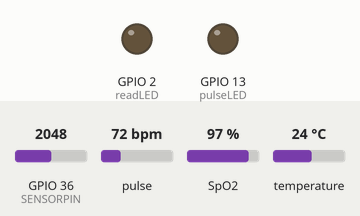
This sketch was run on a simulated ESP32. On the bench: output pins drawn as LEDs (lit = HIGH). The test bench sets the inputs (shaded band); at power-on: GPIO 36 (SENSORPIN) = 2048, pulse 72 bpm, SpO2 97 %, temperature 24 °C. WiFi joins after 1.5 s; servers stay silent unless stated; network time is answered at once with the bench clock; the local clock reads 2024-03-15 10:24:30 at power-on unless the sketch sets it; no MQTT or app messages arrive unless stated; what the sketch prints to the serial monitor is not drawn.

Above: at 1.85 s.
Timing chart, 0 to 4.8 s (numbered marks = the images above):
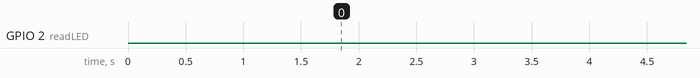

Measured:
- by itself, everything shown: repeats every 52.0 s, in 52 steps

The sketch:

Finalcode.ino
```cpp
#define BLYNK_TEMPLATE_ID "TMPL349H91dSS"
#define BLYNK_TEMPLATE_NAME "Shiven Sisodia"
#define BLYNK_AUTH_TOKEN "Tic_nyd0OmtLl2oqXewLNa_xhpny19GV"

#include <Wire.h>
#include "MAX30105.h"
#include "spo2_algorithm.h"
#include "heartRate.h"
#include <WiFi.h>
#include <WiFiUdp.h>
#include <PubSubClient.h>
#include <NTPClient.h>
#include <BlynkSimpleEsp32.h>

#define WIFISSID "Shiven14" // Enter WifiSSID here
#define PASSWORD "14080311" // Enter password here
#define TOKEN "BBUS-TwiCNQl9hpRmoX5a4KA9WXhQ0tKqd2" // Ubidots' TOKEN
#define MQTT_CLIENT_NAME "shivenpreet" // MQTT client Name
#define VARIABLE_LABEL "ecg" // ubidots variable label
#define DEVICE_LABEL "ecg-monitoring" // ubidots device label
#define SENSORPIN A0 // Set the A0 as SENSORPIN

char mqttBroker[]  = "industrial.api.ubidots.com";
char payload[10000];
char topic[150];
char str_sensor[10];
char str_millis[20];
double epochseconds = 0;
double epochmilliseconds = 0;
double current_millis = 0;
double current_millis_at_sensordata = 0;
double timestampp = 0;
int j = 0;

MAX30105 particleSensor;
BlynkTimer timer;

char auth[] = "Tic_nyd0OmtLl2oqXewLNa_xhpny19GV"; // Blynk authentication token
char ssid[] = "Shiven14"; // Your WiFi SSID
char pass[] = "14080311"; // Your WiFi password

#define MAX_BRIGHTNESS 255

#if defined(__AVR_ATmega328P__) || defined(__AVR_ATmega168__)
uint16_t irBuffer[100]; // infrared LED sensor data
uint16_t redBuffer[100]; // red LED sensor data
#else
uint32_t irBuffer[100]; // infrared LED sensor data
uint32_t redBuffer[100]; // red LED sensor data
#endif

int32_t bufferLength;
int32_t spo2;
int8_t validSPO2;
int32_t heartRate;
int8_t validHeartRate;

byte pulseLED = 13;
byte readLED = 2;

WiFiClient ubidots;
PubSubClient client(ubidots);
WiFiUDP ntpUDP;
NTPClient timeClient(ntpUDP, "pool.ntp.org");

void callback(char* topic, byte* payload, unsigned int length) {
  char p[length + 1];
  memcpy(p, payload, length);
  p[length] = NULL;
  Serial.write(payload, length);
  Serial.println(topic);
}

void reconnect() {
  while (!client.connected()) {
    Serial.println("Attempting MQTT connection...");
    if (client.connect(MQTT_CLIENT_NAME, TOKEN, "")) {
      Serial.println("Connected");
    } else {
      Serial.print("Failed, rc=");
      Serial.print(client.state());
      Serial.println(" try again in 2 seconds");
      delay(2000);
    }
  }
}

void setup() {
  Serial.begin(115200);
  WiFi.begin(WIFISSID, PASSWORD);
  pinMode(SENSORPIN, INPUT);

  Blynk.begin(auth, ssid, pass); // Initialize Blynk

  Serial.println();
  Serial.print("Waiting for WiFi...");
  while (WiFi.status() != WL_CONNECTED) {
    Serial.print(".");
    delay(500);
  }
  Serial.println("");
  Serial.println("WiFi Connected");
  Serial.println("IP address: ");
  Serial.println(WiFi.localIP());

  timeClient.begin();
  client.setServer(mqttBroker, 1883);
  client.setCallback(callback);
  timeClient.update();
  epochseconds = timeClient.getEpochTime();
  epochmilliseconds = epochseconds * 1000;
  Serial.print("epochmilliseconds=");
  Serial.println(epochmilliseconds);
  current_millis = millis();
  Serial.print("current_millis=");
  Serial.println(current_millis);

  pinMode(pulseLED, OUTPUT);
  pinMode(readLED, OUTPUT);

  if (!particleSensor.begin(Wire, I2C_SPEED_STANDARD)) {
    Serial.println("MAX30105 was not found. Please check wiring/power.");
    while (1);
  }
  Serial.println("Attach sensor to finger with rubber band.");

  byte ledBrightness = 60;
  byte sampleAverage = 4;
  byte ledMode = 2;
  byte sampleRate = 100;
  int pulseWidth = 411;
  int adcRange = 4096;

  particleSensor.setup(ledBrightness, sampleAverage, ledMode, sampleRate, pulseWidth, adcRange);

  timer.setInterval(10L, sendSensorData);
}

void sendSensorData() {
  bufferLength = 100;
  for (byte i = 0; i < bufferLength; i++) {
    while (particleSensor.available() == false)
      particleSensor.check();

    redBuffer[i] = particleSensor.getRed();
    irBuffer[i] = particleSensor.getIR();
    particleSensor.nextSample();

    Serial.print("red=");
    Serial.print(redBuffer[i], DEC);
    Serial.print(", ir=");
    Serial.println(irBuffer[i], DEC);
  }

  maxim_heart_rate_and_oxygen_saturation(irBuffer, bufferLength, redBuffer, &spo2, &validSPO2, &heartRate, &validHeartRate);

  while (1) {
    for (byte i = 25; i < 100; i++) {
      redBuffer[i - 25] = redBuffer[i];
      irBuffer[i - 25] = irBuffer[i];
    }

    for (byte i = 75; i < 100; i++) {
      while (particleSensor.available() == false)
        particleSensor.check();

      digitalWrite(readLED, !digitalRead(readLED));

      redBuffer[i] = particleSensor.getRed();
      irBuffer[i] = particleSensor.getIR();
      particleSensor.nextSample();

      Serial.print("red=");
      Serial.print(redBuffer[i], DEC);
      Serial.print(", ir=");
      Serial.print(irBuffer[i], DEC);

      Serial.print(", HR=");
      Serial.print(heartRate, DEC);
      Blynk.virtualWrite(V0, heartRate); // Send heart rate to Blynk

      Serial.print(", SPO2=");
      Serial.println(spo2, DEC);
      Blynk.virtualWrite(V2, spo2); // Send SpO2 to Blynk

      // Read temperature and send to Blynk
      float temperature = particleSensor.readTemperature();
      Blynk.virtualWrite(V1, temperature); // Send temperature to Blynk
    }
    maxim_heart_rate_and_oxygen_saturation(irBuffer, bufferLength, redBuffer, &spo2, &validSPO2, &heartRate, &validHeartRate);
  }
}

void loop() {
  Blynk.run(); // Run Blynk
  timer.run(); // Run timer for sensor data transmission

  if (!client.connected()) {
    reconnect();
    j = 0;
  }
  j = j + 1;
  Serial.print("j=");
  Serial.println(j);
  sprintf(topic, "%s%s", "/v1.6/devices/", DEVICE_LABEL);
  sprintf(payload, "%s", "");
  sprintf(payload, "{\"%s\": [", VARIABLE_LABEL);
  for (int i = 1; i <= 3; i++) {
    float sensor = analogRead(SENSORPIN);
    dtostrf(sensor, 4, 2, str_sensor);
    sprintf(payload, "%s{\"value\":", payload);
    sprintf(payload, "%s %s,", payload, str_sensor);
    current_millis_at_sensordata = millis();
    timestampp = epochmilliseconds + (current_millis_at_sensordata - current_millis);
    dtostrf(timestampp, 10, 0, str_millis);
    sprintf(payload, "%s \"timestamp\": %s},", payload, str_millis);
    delay(150);
  }

  // Read temperature and send to Blynk
  float temperature = particleSensor.readTemperature();
  Blynk.virtualWrite(V1, temperature); // Send temperature to Blynk

  float sensor = analogRead(SENSORPIN);
  dtostrf(sensor, 4, 2, str_sensor);
  current_millis_at_sensordata = millis();
  timestampp = epochmilliseconds + (current_millis_at_sensordata - current_millis);
  dtostrf(timestampp, 10, 0, str_millis);
  sprintf(payload, "%s{\"value\":%s, \"timestamp\": %s}]}", payload, str_sensor, str_millis);
  Serial.println("Publishing data to Ubidots Cloud");
  client.publish(topic, payload);
  Serial.println(payload);
}
```
